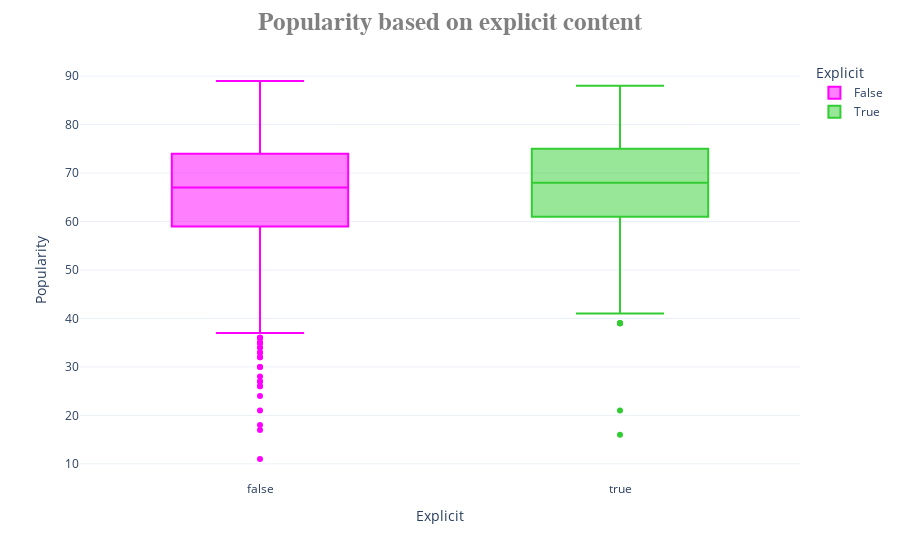

The cell this chart's notebook holds for it:
### Code cell
fig = px.box(df, x='explicit', y='popularity', color='explicit', template='plotly_white', 
             color_discrete_sequence=['magenta', 'limegreen'], labels={'explicit':'Explicit', 'popularity':'Popularity'})
fig.update_layout(title_x=0.5, title={'text':'<b>Popularity based on explicit content</b>','font':{'size':25}}, 
                  title_font_family="Arial", title_font_color="grey")
fig.show()

### Figure 1 — Plotly figure (JSON) as saved in the notebook; plotly's stock layout.template omitted (floating-point values rounded to 4 significant figures; data arrays with more than 128 entries replaced by an {"elided": "..."} marker saying what was removed)
{"data": [{"alignmentgroup": "True", "hovertemplate": "Explicit=%{x}<br>Popularity=%{y}<extra></extra>", "legendgroup": "False", "marker": {"color": "magenta"}, "name": "False", "notched": false, "offsetgroup": "False", "orientation": "v", "showlegend": true, "type": "box", "x": {"elided": "1295 bool values"}, "x0": " ", "xaxis": "x", "y": {"elided": "1295 int values"}, "y0": " ", "yaxis": "y"}, {"alignmentgroup": "True", "hovertemplate": "Explicit=%{x}<br>Popularity=%{y}<extra></extra>", "legendgroup": "True", "marker": {"color": "limegreen"}, "name": "True", "notched": false, "offsetgroup": "True", "orientation": "v", "showlegend": true, "type": "box", "x": {"elided": "505 bool values"}, "x0": " ", "xaxis": "x", "y": {"elided": "505 int values"}, "y0": " ", "yaxis": "y"}], "layout": {"boxmode": "overlay", "legend": {"title": {"text": "Explicit"}, "tracegroupgap": 0}, "margin": {"t": 60}, "title": {"font": {"color": "grey", "family": "Arial", "size": 25}, "text": "<b>Popularity based on explicit content</b>", "x": 0.5}, "xaxis": {"anchor": "y", "categoryarray": [false, true], "categoryorder": "array", "domain": [0, 1], "title": {"text": "Explicit"}}, "yaxis": {"anchor": "x", "domain": [0, 1], "title": {"text": "Popularity"}}}}
